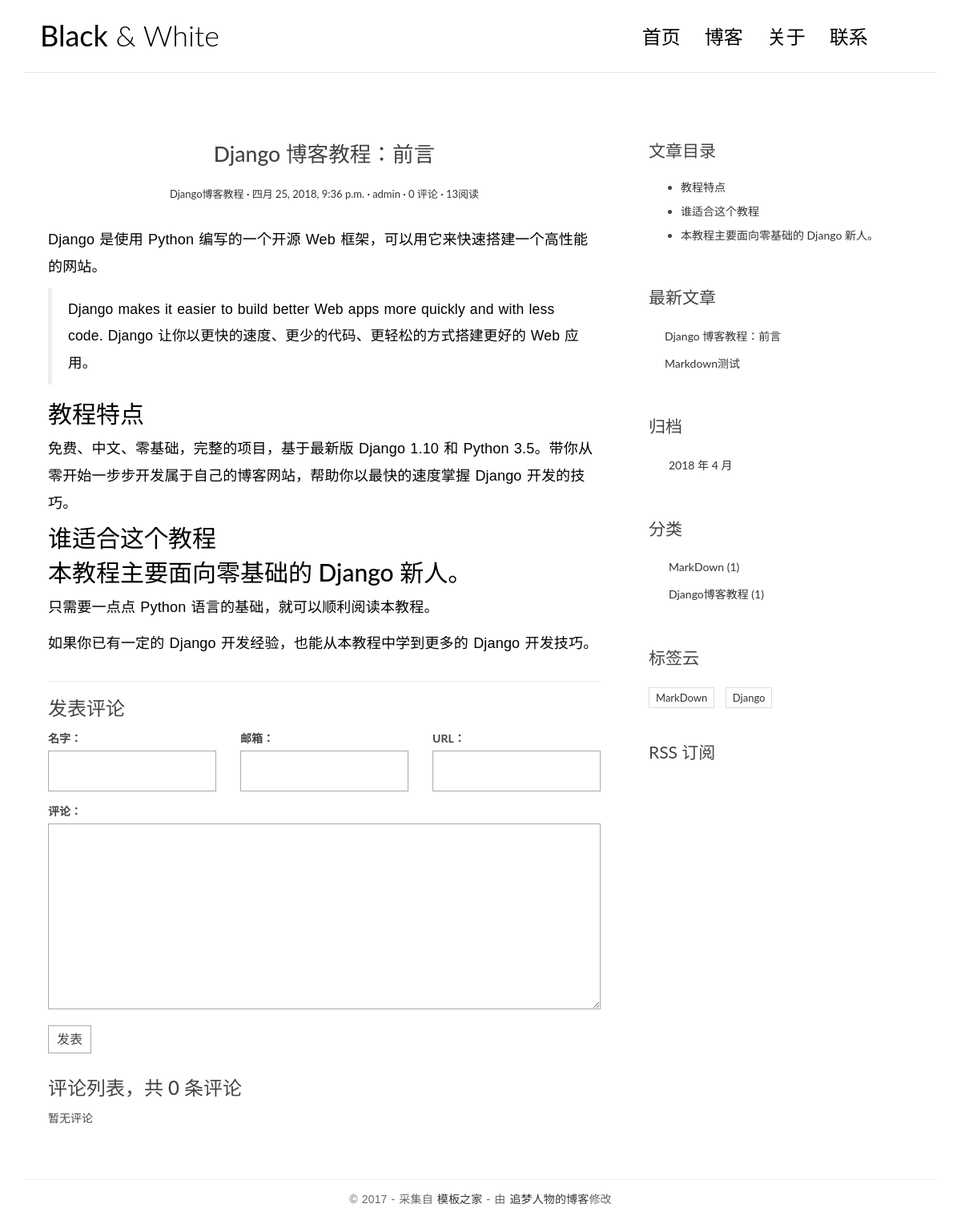
The app's page /post/2/ with its own data.
### blog/models.py (models this page shows, shortened)
class Post(models.Model):
    title = models.CharField(max_length=70, verbose_name='标题')
    body = models.TextField(verbose_name='正文')
    created_time = models.DateTimeField(verbose_name='创建时间')
    modified_time = models.DateTimeField(verbose_name='修改时间')
    excerpt = models.CharField(max_length=200, blank=True, verbose_name='摘要')
    category = models.ForeignKey(Category, on_delete=models.CASCADE, verbose_name='分类')
    tags = models.ManyToManyField(Tag, blank=True, verbose_name='标签')
    author = models.ForeignKey(User, on_delete=models.CASCADE, verbose_name='作者')
    views = models.PositiveIntegerField(default=0)
    def get_absolute_url(self):
        return reverse('blog:detail', kwargs={'pk': self.pk})
    class Meta:
        ordering = ['-created_time']
    def increase_views(self):
        self.views += 1
        self.save(update_fields=['views'])

class Category(models.Model):
    name = models.CharField(max_length=100, verbose_name='分类')

class Tag(models.Model):
    name = models.CharField(max_length=100, verbose_name='标签')

### blog/views.py (the view)
# urls.py: url(r'^post/(?P<pk>[0-9]+)/$', views.PostDetailView.as_view(), name='detail'),
class PostDetailView(DetailView):
    model = Post
    template_name = 'blog/detail.html'
    context_object_name = 'post'
    def get(self, request, *args, **kwargs):
        response = super(PostDetailView, self).get(request, *args, **kwargs)
        self.object.increase_views()
        return response
    def get_object(self, queryset=None):
        post = super(PostDetailView, self).get_object(queryset=None)
        md = markdown.Markdown(extensions=[
            'markdown.extensions.extra',
            'markdown.extensions.codehilite',
            'markdown.extensions.toc',
        ])
        post.body = md.convert(post.body)
        post.toc = md.toc
        return post
    def get_context_data(self, **kwargs):
        context = super(PostDetailView, self).get_context_data(**kwargs)
        form = CommentForm()
        comment_list = self.object.comment_set.all()
        context.update({
            'form': form,
            'comment_list': comment_list
        })
        return context

### comments/forms.py
class CommentForm(forms.ModelForm):
    class Meta:
        model = Comment
        fields = ['name', 'email', 'url', 'text']

### blog/templatetags/blog_tags.py (called while the page is built)
@register.simple_tag
def get_recent_posts(num=5):
    return Post.objects.all().order_by('-created_time')[:num]

@register.simple_tag
def archives():
    return Post.objects.dates('created_time', 'month', order='DESC')

@register.simple_tag
def get_categories():
    return Category.objects.annotate(num_posts=Count('post')).filter(num_posts__gt=0)

@register.simple_tag
def get_tags():
    return Tag.objects.annotate(num_posts=Count('post')).filter(num_posts__gt=0)

### templates/blog/detail.html (shortened to what this page needs)
{% extends 'base.html' %}
{% load custom_markdown %}
{% block main %}
<article class="post post-{{ post.pk }}">
    <header class="entry-header">
        <h1 class="entry-title">{{ post.title }}</h1>
        <div class="entry-meta">
            <span class="post-category">
                <a href="{% url 'blog:category' post.category.pk %}">{{ post.category.name }}</a>
            </span>
            <span class="post-date">
                <a href="#">
                    <time class="entry-date" datetime="{{ post.created_time }}">{{ post.created_time }}</time>
                </a>
            </span>
            <span class="post-author">
                <a href="#">{{ post.author }}</a>
            </span>
            <span class="comments-link">
                <a href="{{ post.get_absolute_url }}#comment-area">{{ post.comment_set.count }} 评论</a>
            </span>
            <span class="views-count">
                <a href="#">{{ post.views }}阅读</a>
            </span>
        </div>
    </header>
    <div class="entry-content clearfix">
        {{ post.body | safe }}
    </div>
</article>
<section class="comment-area" id="comment-area">
    <hr>
    <h3>发表评论</h3>
    <form action="{% url 'comments:post_comment' post.pk %}" method="post" class="comment-form">
        <div class="row">
            <div class="col-md-4">
                <label for="{{ form.name.id_for_label }}">名字：</label>
                {{ form.name }} {{ form.name.errors }}
            </div>
            <div class="col-md-4">
                <label for="{{ form.email.id_for_label }}">邮箱：</label>
                {{ form.email }} {{ form.email.errors }}
            </div>
            <div class="col-md-4">
                <label for="{{ form.url.id_for_label }}">URL：</label>
                {{ form.url }} {{ form.url.errors }}
            </div>
            <div class="col-md-12">
                <label for="{{ form.text.id_for_label }}">评论：</label>
                {{ form.text }} {{ form.text.errors }}
                <button type="submit" class="comment-btn">发表</button>
            </div>
        </div>
    </form>
    <div class="comment-list-panel">
        <h3>评论列表，共
            <span>{{ post.comment_set.count }}</span> 条评论</h3>
        <ul class="comment-list list-unstyled">
            {% for comment in comment_list %}
            <li class="comment-item">
                <span class="nickname">{{ comment.name }}</span>
                <time class="submit-date" datetime="{{ comment.created_time }}">{{ comment.created_time }}</time>
                <div class="text">
                    {{ comment.text }}
                </div>
            </li>
            {% empty %} 暂无评论 {% endfor %}
        </ul>
    </div>
</section>
{% endblock main %}
{% block toc %}
    <div class="widget widget-content">
        <h3 class="widget-title">文章目录</h3>
        {{ post.toc | safe }}
    </div>
{% endblock toc %}

### templates/base.html (shortened to what this page needs)
{% load staticfiles %}
{% load blog_tags %}
<!DOCTYPE html>
<html>
<head>
    <link rel="stylesheet" href="http://code.ionicframework.com/ionicons/2.0.1/css/ionicons.min.css">
    <link rel="stylesheet" href="{% static 'blog/css/bootstrap.min.css' %}">
    <link rel="stylesheet" href="{% static 'blog/css/pace.css' %}">
    <link rel="stylesheet" href="{% static 'blog/css/custom.css' %}">
    <link rel="stylesheet" href="{% static 'blog/css/highlights/github.css' %}">
</head>
<body>
    <div class="container">
        <header id="site-header">
            <div class="row">
                <div class="col-md-4 col-sm-5 col-xs-8">
                    <div class="logo">
                        <h1>
                            <a href="{% url 'blog:index' %}">
                                <b>Black</b> &amp; White</a>
                        </h1>
                    </div>
                </div>
                <div class="col-md-8 col-sm-7 col-xs-4">
                    <nav class="main-nav" role="navigation">
                        <div class="collapse navbar-collapse" id="bs-example-navbar-collapse-1">
                            <ul class="nav navbar-nav navbar-right">
                                <li class="cl-effect-11">
                                    <a href="{% url 'blog:index' %}" data-hover="首页">首页</a>
                                </li>
                                <li class="cl-effect-11">
                                    <a href="#" data-hover="博客">博客</a>
                                </li>
                                <li class="cl-effect-11">
                                    <a href="#" data-hover="关于">关于</a>
                                </li>
                                <li class="cl-effect-11">
                                    <a href="#" data-hover="联系">联系</a>
                                </li>
                            </ul>
                        </div>
                    </nav>
                </div>
            </div>
        </header>
    </div>
    <div class="content-body">
        <div class="container">
            <div class="row">
                <main class="col-md-8">
                    {% block main %} {% endblock main %}
                </main>
                <aside class="col-md-4">
                    {% block toc %} {% endblock toc %}
                    <div class="widget widget-recent-posts">
                        <h3 class="widget-title">最新文章</h3>
                        {% get_recent_posts as recent_post_list %}
                        <ul>
                            {% for post in recent_post_list %}
                            <li>
                                <a href="{{ post.get_absolute_url }}">{{ post.title }}</a>
                            </li>
                            {% empty %} 暂无文章！ {% endfor %}
                        </ul>
                    </div>
                    <div class="widget widget-archives">
                        <h3 class="widget-title">归档</h3>
                        {% archives as date_list %}
                        <ul>
                            {% for date in date_list %}
                            <li>
                                <a href="{% url 'blog:archives' date.year date.month %}">{{ date.year }} 年 {{ date.month }} 月</a>
                            </li>
                            {% empty %} 暂无归档！ {% endfor %}
                        </ul>
                    </div>
                    <div class="widget widget-category">
                        <h3 class="widget-title">分类</h3>
                        {% get_categories as category_list %}
                        <ul>
                            {% for category in category_list %}
                            <li>
                                <a href="{% url 'blog:category' category.pk %}">{{ category.name }}
                                    <span class="post-count">({{ category.num_posts }})</span>
                                </a>
                            </li>
                            {% empty %}
                            暂无分类！
                            {% endfor %}
                        </ul>
                    </div>
                    <div class="widget widget-tag-cloud">
                        <h3 class="widget-title">标签云</h3>
                        {% get_tags as tag_list %}
                        <ul>
                           {% for tag in tag_list %}
                           <li>
                               <a href="{% url 'blog:tag' tag.pk %}">{{ tag.name }}</a>
                           </li>
                           {% empty %}
                            暂无标签！
                           {% endfor %}
                        </ul>
                    </div>
                    <div class="rss">
                        <a href="{% url 'blog:rss' %}">
                             RSS 订阅</a>
                    </div>
                </aside>
            </div>
        </div>
    </div>
    <footer id="site-footer">
        <div class="container">
            <div class="row">
                <div class="col-md-12">
                    <p class="copyright">&copy 2017 - 采集自
                        <a href="http://www.cssmoban.com/" target="_blank" title="模板之家">模板之家</a>
                        - 由
                        <a href="http://zmrenwu.com/" title="网页模板" target="_blank">追梦人物的博客</a>修改
                    </p>
                </div>
            </div>
        </div>
    </footer>
</body>
</html>

### blog/static/blog/css/custom.css (style rules this page uses)
* { outline: none; }
h1, h2, h3, h4, h5, h6 { margin-top: 0; }
b { font-weight: 400; }
a { color: #333; }
body { color: #444; font-family: 'Lato', sans-serif; }
p { font-family: 'Ubuntu', sans-serif; font-weight: 400; word-spacing: 1px; letter-spacing: 0.01em; }
#site-header { background-color: #FFF; padding: 25px 20px; margin-bottom: 40px; border-bottom: 1px solid #e7e7e7; }
.logo h1 a { color: #000; }
.logo h1 { margin: 0; font-family: 'Lato', sans-serif; font-weight: 300; }
.main-nav { margin-top: 11px; max-width: 95%; }
.main-nav a { color: #000000 !important; padding: 0 0 5px 0 !important; margin-right: 30px; font-family: 'Lato', sans-serif; font-weight: 300; font-size: 24px; }
.cl-effect-11 a { padding: 10px 0; color: #0972b4; text-shadow: none; }
.cl-effect-11 a::before { position: absolute; top: 0; left: 0; overflow: hidden; padding: 0 0 5px 0 !important; max-width: 0; border-bottom: 1px solid #000; color: #000; content: attr(data-hover); white-space: nowrap; -webkit-transition: max-width 0.5s; -moz-transition: max-width 0.5s; transition: max-width 0.5s; }
.content-body { padding-bottom: 4em; }
.post { background: #fff; padding: 30px 30px 0; }
.entry-title { text-align: center; font-size: 1.9em; margin-bottom: 20px; line-height: 1.6; padding: 10px 20px 0; }
.entry-meta { text-align: center; color: #DDDDDD; font-size: 13px; margin-bottom: 30px; }
.entry-content { font-size: 18px; line-height: 1.9; font-weight: 300; color: #000; }
.post-category::after, .post-date::after, .post-author::after, .comments-link::after { content: ' ·'; color: #000; }
.widget { background: #fff; padding: 30px 0 0; }
.widget-title { font-size: 1.5em; margin-bottom: 20px; line-height: 1.6; padding: 10px 0 0; font-weight: 400; }
.widget-recent-posts ul { padding: 0; margin: 0; padding-left: 20px; }
.widget-recent-posts ul li { list-style-type: none; position: relative; line-height: 170%; margin-bottom: 10px; }
.widget-recent-posts ul li::before { content: '\f3d3'; font-family: "Ionicons"; position: absolute; left: -17px; top: 3px; font-size: 16px; color: #000; }
.widget-archives ul { padding: 0; margin: 0; padding-left: 25px; }
.widget-archives ul li { list-style-type: none; position: relative; line-height: 170%; margin-bottom: 10px; }
.widget-archives ul li::before { content: '\f3f3'; font-family: "Ionicons"; position: absolute; left: -25px; top: 1px; font-size: 16px; color: #000; }
.widget-category ul { padding: 0; margin: 0; padding-left: 25px; }
.widget-category ul li { list-style-type: none; position: relative; line-height: 170%; margin-bottom: 10px; }
.widget-category ul li::before { content: '\f3fe'; font-family: "Ionicons"; position: absolute; left: -25px; top: 1px; font-size: 18px; color: #000; }
.widget-tag-cloud ul { padding: 0; margin: 0; margin-right: -10px; }
.widget-tag-cloud ul li { list-style-type: none; font-size: 13px; display: inline-block; margin-right: 10px; margin-bottom: 10px; padding: 3px 8px; border: 1px solid #ddd; }
.widget-content ul li { margin-bottom: 10px; }
.rss { font-size: 21px; margin-top: 30px; }
.rss a { color: #444; }
#site-footer { padding-top: 10px; padding: 0 0 1.5em 0; }
.copyright { text-align: center; padding-top: 1em; margin: 0; border-top: 1px solid #eee; color: #666; }
.contact-form input, .comment-form input { border: 1px solid #aaa; margin-bottom: 15px; width: 100%; padding: 15px 15px; font-size: 16px; line-height: 100%; transition: 0.4s border-color linear; }
.contact-form textarea, .comment-form textarea { border: 1px solid #aaa; margin-bottom: 15px; width: 100%; padding: 15px 15px; font-size: 16px; line-height: 20px !important; min-height: 183px; transition: 0.4s border-color linear; }
.comment-area { padding: 0 30px 0; }
.comment-form { margin-top: 15px; }
.comment-form .comment-btn { background-color: #fff; border: 1px solid #aaa; font-size: 16px; padding: 5px 10px; }
.comment-list-panel { margin-top: 30px; }
.comment-list { margin-top: 15px; }

### records on screen
Post: title "Django 博客教程：前言", category.name "Django博客教程", created_time "四月 25, 2018, 9:36 p.m.", author "admin", comment_set.count "0", views "13", body "Django 是使用 Python 编写的一个开源 Web 框架，可以用它来快速搭建一个高性能的网站。 Django makes it easier to build better Web apps more quickly and with less code. Django 让你以更快的速度、更少的代码、更轻松的方式搭建更好的 Web 应用。 教程特点 免费、中文、零基础，完整的项目，基于最新版 Django 1.10 和 Python 3.5。带你从零开始一步步开发属于自己的博客网站，帮助你以最快的速度掌握 Django 开发的技巧。 谁适合这个教程 本教程主要面向零基础的 Django 新人。 只需要一点点 Python 语言的基础，就可以顺利阅读本教程。 如果你已有一定的 Django 开发经验，也能从本教程中学到更多的 Django 开发技巧。", toc "教程特点 谁适合这个教程 本教程主要面向零基础的 Django 新人。"
Post: title "Markdown测试"
Category: name "MarkDown", num_posts "1"
Category: name "Django博客教程", num_posts "1"
Tag: name "MarkDown"
Tag: name "Django"

### other values on screen
{{ date.year }} "2018"
{{ date.month }} "4"
